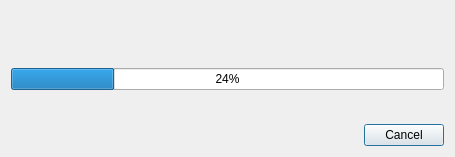
<?xml version="1.0" encoding="UTF-8"?>
<ui version="4.0">
 <class>ProgressDialog</class>
 <widget class="QDialog" name="ProgressDialog">
  <property name="geometry">
   <rect>
    <x>0</x>
    <y>0</y>
    <width>455</width>
    <height>157</height>
   </rect>
  </property>
  <property name="windowTitle">
   <string>Progress</string>
  </property>
  <layout class="QVBoxLayout" name="verticalLayout">
   <item>
    <widget class="QLabel" name="operation">
     <property name="text">
      <string/>
     </property>
     <property name="wordWrap">
      <bool>true</bool>
     </property>
    </widget>
   </item>
   <item>
    <widget class="QLabel" name="currentFile">
     <property name="text">
      <string/>
     </property>
    </widget>
   </item>
   <item>
    <widget class="QProgressBar" name="progressBar">
     <property name="value">
      <number>24</number>
     </property>
    </widget>
   </item>
   <item>
    <widget class="QLabel" name="message">
     <property name="text">
      <string/>
     </property>
    </widget>
   </item>
   <item>
    <widget class="QDialogButtonBox" name="buttonBox_1">
     <property name="orientation">
      <enum>Qt::Horizontal</enum>
     </property>
     <property name="standardButtons">
      <set>QDialogButtonBox::Cancel</set>
     </property>
    </widget>
   </item>
  </layout>
 </widget>
 <resources/>
 <connections>
  <connection>
   <sender>buttonBox_1</sender>
   <signal>accepted()</signal>
   <receiver>ProgressDialog</receiver>
   <slot>accept()</slot>
   <hints>
    <hint type="sourcelabel">
     <x>248</x>
     <y>254</y>
    </hint>
    <hint type="destinationlabel">
     <x>157</x>
     <y>274</y>
    </hint>
   </hints>
  </connection>
  <connection>
   <sender>buttonBox_1</sender>
   <signal>rejected()</signal>
   <receiver>ProgressDialog</receiver>
   <slot>reject()</slot>
   <hints>
    <hint type="sourcelabel">
     <x>316</x>
     <y>260</y>
    </hint>
    <hint type="destinationlabel">
     <x>286</x>
     <y>274</y>
    </hint>
   </hints>
  </connection>
 </connections>
</ui>
